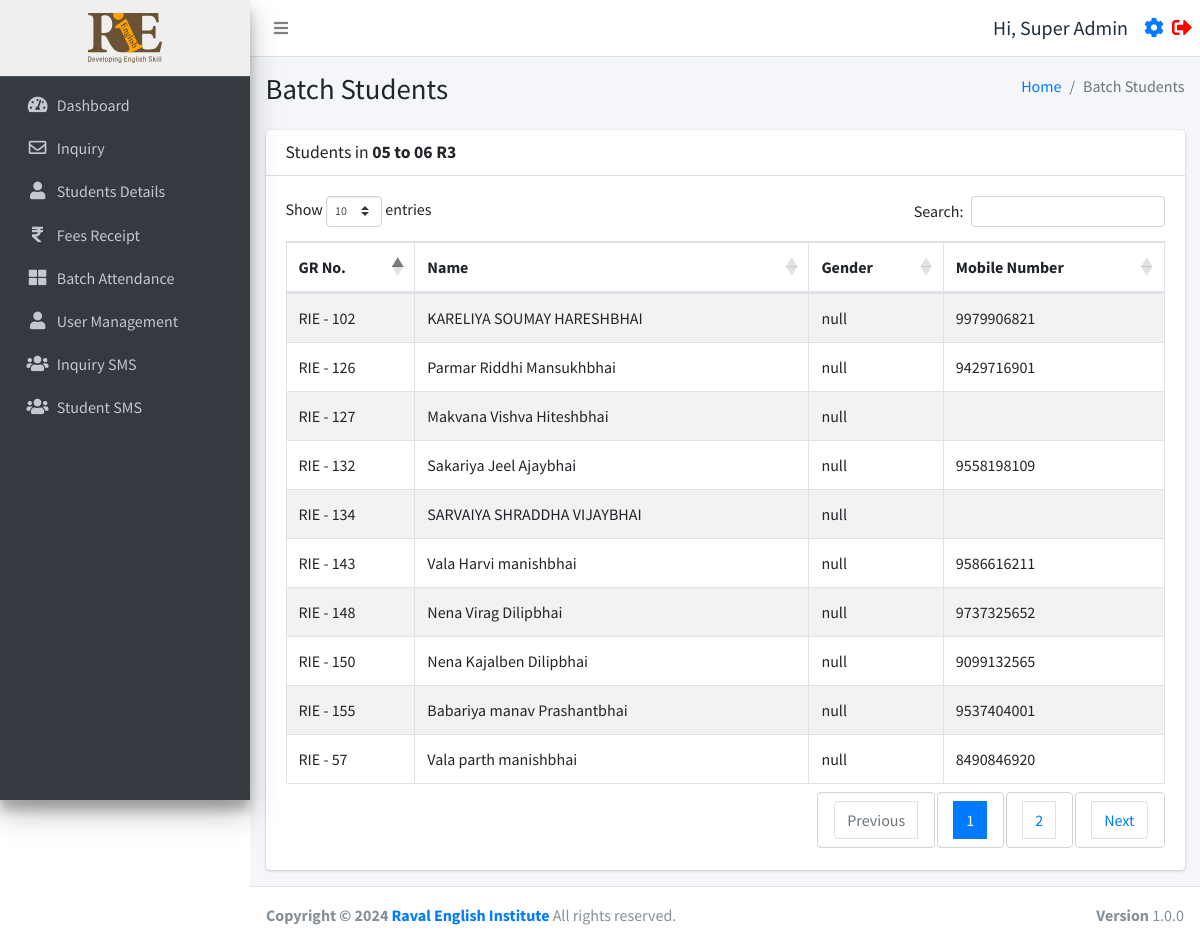
The page /batch_students.php?id=11 (signed in) on the database its author committed.
### tables this page shows
CREATE TABLE `users` (
  `id` int(11) NOT NULL,
  `username` varchar(255) NOT NULL,
  `fullname` varchar(255) NOT NULL,
  `email` varchar(255) NOT NULL,
  `mobile` varchar(15) NOT NULL,
  `password` varchar(255) NOT NULL,
  `status` int(11) NOT NULL,
  `created_at` timestamp NOT NULL DEFAULT current_timestamp()
);

CREATE TABLE `batch_table` (
  `id` int(11) NOT NULL,
  `name` varchar(255) NOT NULL,
  `timestamp` timestamp NOT NULL DEFAULT current_timestamp() ON UPDATE current_timestamp(),
  `FacultyName` varchar(255) NOT NULL
);

CREATE TABLE `studentinfo` (
  `id` int(11) NOT NULL,
  `name` varchar(255) DEFAULT NULL,
  `batch` int(11) DEFAULT NULL,
  `batch_name` varchar(255) DEFAULT NULL,
  `father_name` varchar(255) DEFAULT NULL,
  `mother_name` varchar(255) DEFAULT NULL,
  `dob` date DEFAULT NULL,
  `gender` varchar(50) DEFAULT NULL,
  `mobile_number` varchar(15) DEFAULT NULL,
  `fee_status` int(10) DEFAULT 0,
  `profession` varchar(100) DEFAULT NULL,
  `address` varchar(255) DEFAULT NULL,
  `admission_time` date DEFAULT NULL,
  `due_date` date DEFAULT NULL,
  `created_at` datetime NOT NULL DEFAULT current_timestamp(),
  `pending_fees` int(10) DEFAULT 0,
  `discount` int(10) NOT NULL,
  `total_fees` int(11) NOT NULL,
  `paid_fees` int(11) NOT NULL,
  `father_number` varchar(50) NOT NULL,
  `home_number` varchar(50) NOT NULL,
  `reference` varchar(200) DEFAULT NULL,
  `father_profession` varchar(200) DEFAULT NULL,
  `workplace_address` varchar(255) DEFAULT NULL,
  `aadharcard_number` varchar(20) DEFAULT NULL,
  `joining_purpose` varchar(255) DEFAULT NULL,
  `extratime_daily` varchar(255) DEFAULT NULL,
  `gmail_id` varchar(255) DEFAULT NULL
);

### function.php (called while the page is built, shortened)
<?php
require_once('db.php');
function selectFromTable($tableName, $columns, $whereConditions) {
    global $db;
    try {
        $sql = "SELECT " . implode(', ', $columns) . " FROM $tableName";
        if (!empty($whereConditions)) {
            $sql .= " WHERE " . implode(' AND ', array_map(function ($col) {
                return "$col = :$col";
            }, array_keys($whereConditions)));
        }
        $stmt = $db->prepare($sql);
        foreach ($whereConditions as $col => $value) {
            $stmt->bindValue(":$col", $value);
        }
        $stmt->execute();
        return $stmt->fetchAll(PDO::FETCH_ASSOC);
    } catch (PDOException $e) {
        return false;
    }
}
?>

### batch_students.php (the view, shortened to what this page needs)
<!DOCTYPE html>
<html lang="en">
<head>
</head>
<body>
    <div class="wrapper">
        <?php include ('./header.php'); ?>
        <?php require_once 'function.php'; ?>
        <div class="content-wrapper">
            <div class="content-header">
                <div class="container-fluid">
                    <div class="row mb-2">
                        <div class="col-sm-6">
                            <h1>Batch Students</h1>
                        </div>
                        <div class="col-sm-6">
                            <ol class="breadcrumb float-sm-right">
                                <li class="breadcrumb-item"><a href="./dashboard.php">Home</a></li>
                                <li class="breadcrumb-item active">Batch Students</li>
                            </ol>
                        </div>
                    </div>
                </div>
            </div>
            <section class="content">
                <div class="container-fluid">
                    <div class="row">
                        <div class="col-12">
                            <div class="card">
                                <div class="card-header">
                                    <?php
                                    $batchId = isset($_GET['id']) ? intval($_GET['id']) : 0;
                                    $batchName = selectFromTable('batch_table', ['name'], ['id' => $batchId])[0]['name'] ?? 'Unknown Batch';
                                    ?>
                                    <h3 class="card-title">Students in
                                        <b><?php echo htmlspecialchars($batchName); ?></b>
                                    </h3>
                                </div>
                                <div class="card-body">
                                    <table id="example1" class="table table-bordered table-striped">
                                        <thead>
                                            <tr>
                                                <th>GR No.</th>
                                                <th>Name</th>
                                                <th>Gender</th>
                                                <th>Mobile Number</th>
                                            </tr>
                                        </thead>
                                        <tbody>
                                            <?php
                                            $batchId = isset($_GET['id']) ? intval($_GET['id']) : 0;
                                            $students = selectFromTable('studentinfo', ['id', 'name', 'gender', 'mobile_number'], ['batch' => $batchId]);
                                            foreach ($students as $student) {
                                                echo "<tr>";
                                                echo "<td>RIE - " . htmlspecialchars($student['id']) . "</td>";
                                                echo "<td>" . htmlspecialchars($student['name']) . "</td>";
                                                echo "<td>" . htmlspecialchars($student['gender']) . "</td>";
                                                echo "<td>" . htmlspecialchars($student['mobile_number']) . "</td>";
                                                echo "</tr>";
                                            }
                                            ?>
                                        </tbody>
                                    </table>
                                </div>
                            </div>
                        </div>
                    </div>
                </div>
            </section>
        </div>
        <?php include ('./footer.php'); ?>

### header.php (shortened to what this page needs)
<?php
require_once 'db.php';
require_once ('function.php');
$user = selectFromTable('users', ['*'], ['id' => $_SESSION['user_id']]);
$user = $user[0];
$isFaculty = isset($_SESSION['user_status']) && $_SESSION['user_status'] === 'faculty';
$isAdmin = isset($_SESSION['user_status']) && $_SESSION['user_status'] === 'admin';
?>
<!DOCTYPE html>
<html lang="en">
<head>
  <link rel="stylesheet" href="./plugins/fontawesome-free/css/all.min.css">
  <link rel="stylesheet" href="https://code.ionicframework.com/ionicons/2.0.1/css/ionicons.min.css">
  <link rel="stylesheet" href="./plugins/icheck-bootstrap/icheck-bootstrap.min.css">
  <link rel="stylesheet" href="https://cdn.datatables.net/1.10.19/css/dataTables.bootstrap4.min.css">
  <link rel="stylesheet" href="./asset/css/adminlte.min.css">
  <link rel="stylesheet" href="./asset/css/style.css">
</head>
<body class="hold-transition sidebar-mini layout-fixed">
  <div class="wrapper">
    <nav class="main-header navbar navbar-expand navbar-white navbar-light sticky-top">
      <ul class="navbar-nav">
        <li class="nav-item">
          <a class="nav-link" data-widget="pushmenu" href="#" role="button"><i class="fas fa-bars"></i></a>
        </li>
      </ul>
      <ul class="navbar-nav ml-auto">
        <li class="nav-item d-flex align-items-center">
          <span class="mr-3" style="font-size:20px;">Hi, <?php echo $user['fullname']; ?></span>
          <a href="./profile.php" style="font-size:20px;" class="d-block mr-2"><i class="fas fa-cog"></i></a>
          <a href="./logout.php" style="font-size:20px;"><i class="fas fa-sign-out-alt" style="color:red"></i></a>
        </li>
      </ul>
    </nav>
    <aside class="main-sidebar sidebar-dark-primary elevation-4">
      <?php if ($_SESSION['user_status'] === 'faculty'): ?>
        <a href="./batch.php" class="brand-link" style="text-align:center;background:#efefef;">
        <?php else: ?>
          <a href="./dashboard.php" class="brand-link" style="text-align:center;background:#efefef;">
          <?php endif; ?>
          <img src="./asset/img/logo.svg" alt="RIE logo Logo" style="height:50px;">
        </a>
        <div class="sidebar">
          <nav class="mt-2">
            <ul class="nav nav-pills nav-sidebar flex-column" data-widget="treeview" role="menu" data-accordion="false">
              <?php if (!$isFaculty): ?>
                <li class="nav-item">
                  <a href="./dashboard.php" class="nav-link
            <?php if (strpos($_SERVER['REQUEST_URI'], 'dashboard.php') !== false) {
              echo "active";
            } ?>">
                    <i class="nav-icon fas fa-tachometer-alt"></i>
                    <p>
                      Dashboard
                    </p>
                  </a>
                </li>
                <li class="nav-item">
                  <a href="./inquiry.php" class="nav-link
            <?php if (strpos($_SERVER['REQUEST_URI'], 'inquiry.php') !== false) {
              echo "active";
            } ?>">
                    <i class="nav-icon far fa-envelope"></i>
                    <p>
                      Inquiry
                    </p>
                  </a>
                <li class="nav-item">
                  <a href="./studentsdetails.php" class="nav-link
            <?php if (strpos($_SERVER['REQUEST_URI'], 'studentsdetails.php') !== false) {
              echo "active";
            } ?>">
                    <i class="nav-icon fas fa-user"></i>
                    <p>
                      Students Details
                    </p>
                  </a>
                </li>
                <li class="nav-item">
                  <a href="./fees.php" class="nav-link
            <?php if (strpos($_SERVER['REQUEST_URI'], 'fees.php') !== false) {
              echo "active";
            } ?>">
                    <i class="nav-icon fas fa-rupee-sign"></i>
                    <p>
                      Fees Receipt
                    </p>
                  </a>
                </li>
              <?php endif; ?>
              <li class="nav-item">
                <a href="./batch.php" class="nav-link
            <?php if (strpos($_SERVER['REQUEST_URI'], 'batch.php') !== false) {
              echo "active";
            } ?>">
                  <i class="nav-icon fas fa-th-large"></i>
                  <p>
                    Batch Attendance
                  </p>
                </a>
              </li>
              <?php if (!$isFaculty && !$isAdmin): ?>
                <li class="nav-item">
                  <a href="./user_management.php" class="nav-link
            <?php if (strpos($_SERVER['REQUEST_URI'], 'user_management.php') !== false) {
              echo "active";
            } ?>">
                    <i class="nav-icon fas fa-user"></i>
                    <p>
                      User Management
                    </p>
                  </a>
                </li>
              <?php endif; ?>
              <?php if (!$isFaculty): ?>
                <li class="nav-item">
                  <a href="./inquirysms.php" class="nav-link
            <?php if (strpos($_SERVER['REQUEST_URI'], 'inquirysms.php') !== false) {
              echo "active";
            } ?>">
                    <i class="nav-icon fas fa-users"></i>
                    <p>
                      Inquiry SMS
                    </p>
                  </a>
                </li>
                <li class="nav-item">
                  <a href="./studentsms.php" class="nav-link
            <?php if (strpos($_SERVER['REQUEST_URI'], 'studentsms.php') !== false) {
              echo "active";
            } ?>">
                    <i class="nav-icon fas fa-users"></i>
                    <p>
                      Student SMS
                    </p>
                  </a>
                </li>
              <?php endif; ?>
            </ul>
          </nav>
        </div>
    </aside>

### header.php (style rules this page uses)
table thead tr { border: 2px solid #dee2e6 }
table thead { position: sticky; top: 0; background-color: white; }

### rows shown on the page
users: fullname "Super Admin"
batch_table: name "05 to 06 R3"
studentinfo: id "57", name "Vala parth manishbhai", gender "null", mobile_number "8490846920"
studentinfo: id "102", name "KARELIYA SOUMAY HARESHBHAI", gender "null", mobile_number "9979906821"
studentinfo: id "126", name "Parmar Riddhi Mansukhbhai", gender "null", mobile_number "9429716901"
studentinfo: id "127", name "Makvana Vishva Hiteshbhai", gender "null"
studentinfo: id "132", name "Sakariya Jeel Ajaybhai", gender "null", mobile_number "9558198109"
studentinfo: id "134", name "SARVAIYA SHRADDHA VIJAYBHAI", gender "null"
studentinfo: id "143", name "Vala Harvi manishbhai", gender "null", mobile_number "9586616211"
studentinfo: id "148", name "Nena Virag Dilipbhai", gender "null", mobile_number "9737325652"
studentinfo: id "150", name "Nena Kajalben Dilipbhai", gender "null", mobile_number "9099132565"
studentinfo: id "155", name "Babariya manav Prashantbhai", gender "null", mobile_number "9537404001"
